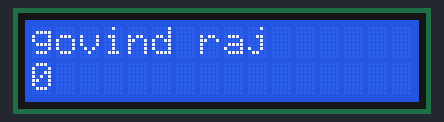
The sketch below on a simulated Arduino Uno, built with avr-gcc and run on an emulated ATmega328P. Shown: 16×2 character LCD.

Above: at 0.1 s.
At 4.1 s:
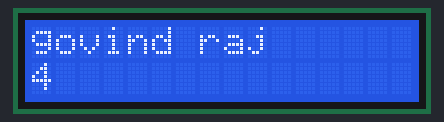
At 9.1 s:
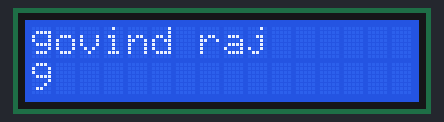
At 19.1 s:
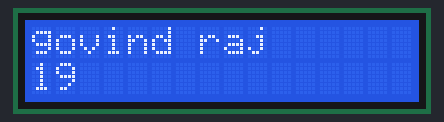
At 29.1 s:
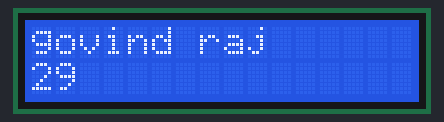
At 39.1 s:
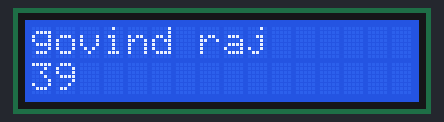

The sketch:

main.ino
```cpp
//displaying govind raj in lcd and running a counter from which lcd is on
#include <LiquidCrystal.h>  //header file to include lcd
const int rs=2,en=3,d4=4,d5=5,d6=6,d7=7;  //pins from lcd to aurdino
LiquidCrystal lcd(rs,en,d4,d5,d6,d7); //creating instance of lcd
void setup()
{
 lcd.begin(16,2);  //2line lcd
  lcd.setCursor(0,0); //setting cursor to first posistion
  lcd.print("govind raj"); //printing name
}

void loop()
{
  lcd.setCursor(0,1);   //setting cursor to 0th column and first row(row 2)
  lcd.print(millis() /1000);
}
```

Measured:
- what the display in image 1 shows lasts 1.0 s, from 4.0 s to 5.0 s
